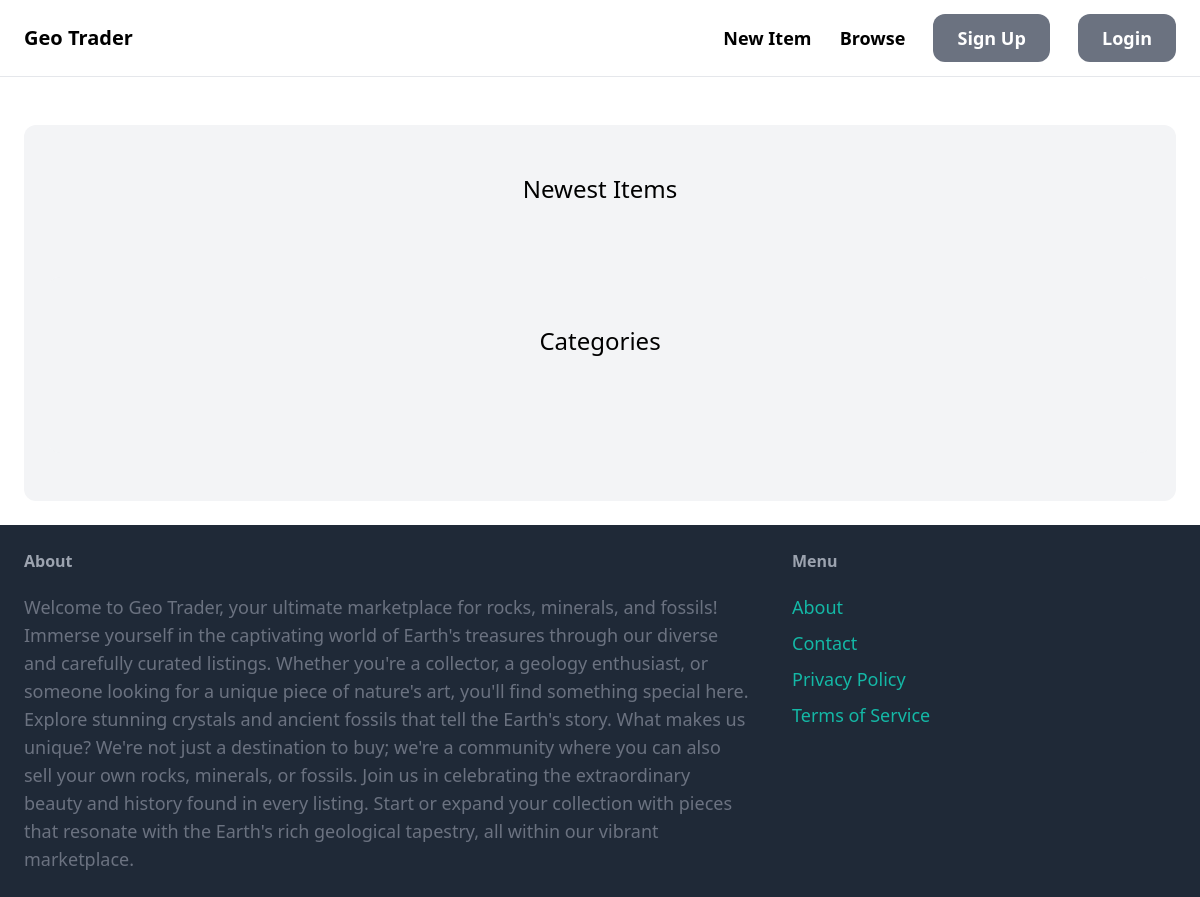
The app's page /, older data.
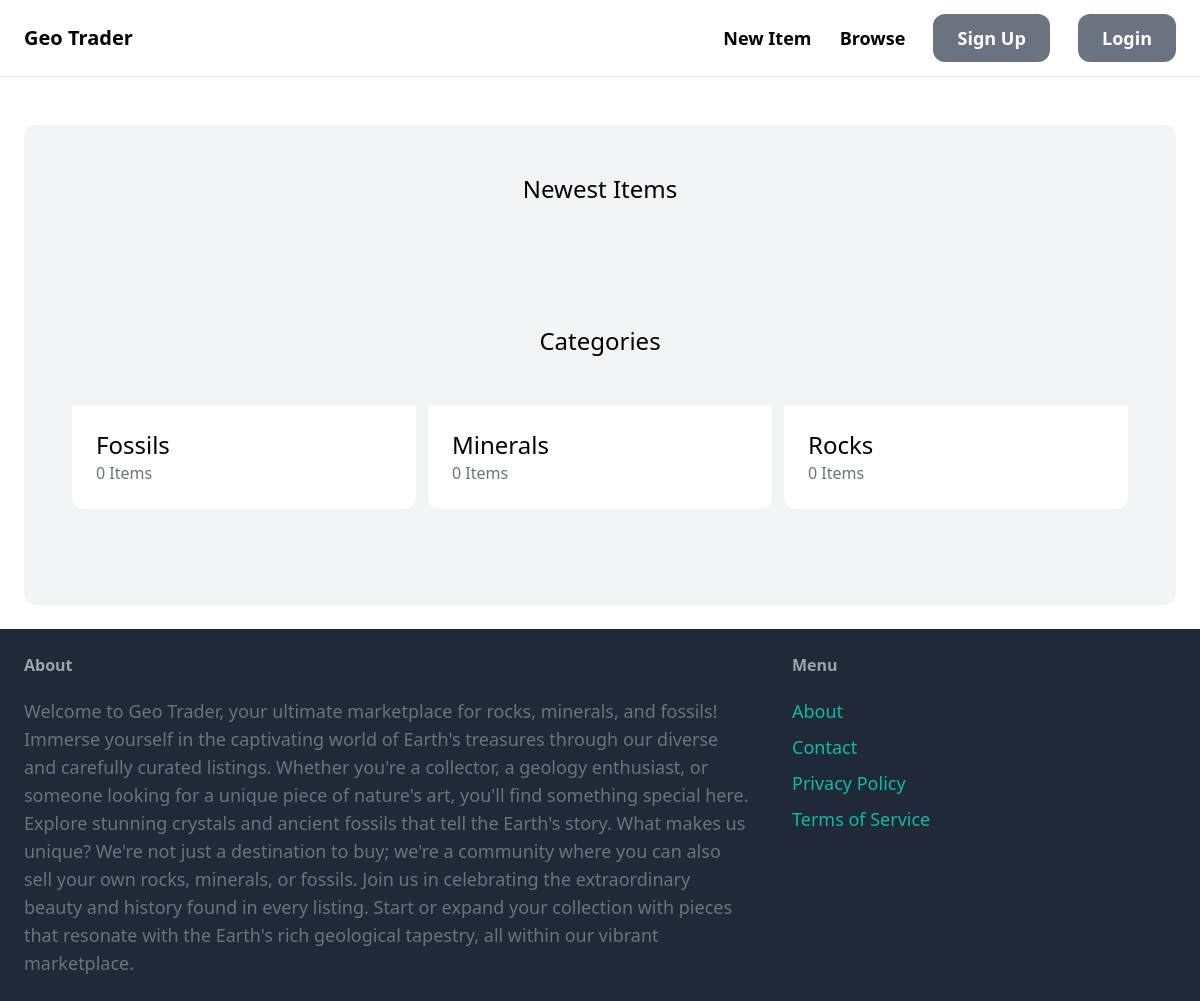
The same page, newer data.
### item/models.py (models this page shows, shortened)
class Category(models.Model):
    name = models.CharField(max_length=255)
    class Meta:
        ordering = ("name", )
        verbose_name_plural = "Categories"

### core/views.py (the view)
# urls.py: path("", views.index, name = "index"),
def index(request):
    items = Item.objects.filter(is_sold = False)[0 : 6]
    categories = Category.objects.all()
    return render(request, "core/index.html", {
        "categories" : categories,
        "items" : items,
    })

### core/templates/core/index.html (shortened to what this page needs)
{% extends "core/base.html" %}
{% block content %}
   <div class="mt-6 px-6 py-12 bg-gray-100 rounded-xl">
        <h2 class="mb-12 text-2xl text-center">Newest Items</h2>
        <div class="mt-6 px-6 py-12 bg-gray-100 rounded-xl">
            <h2 class="mb-12 text-2xl text-center">Categories</h2>
            <div class="grid grid-cols-3 gap-3">
                {% for category in categories %}
                <div>
                    <a href="#">
                        <div class="p-6 bg-white rounded-b-xl">
                            <h2 class="text-2xl">{{ category.name }}</h2>
                            <p class="text-gray-500">{{ category.items.count }} Items</p>
                        </div>
                    </a>
                </div>
                {% endfor %}
            </div>
        </div>
   </div>
{% endblock %}

Row changes from the older to the newer data that the page shows:
added Category: name "Fossils", items.count "0"
added Category: name "Minerals", items.count "0"
added Category: name "Rocks", items.count "0"
